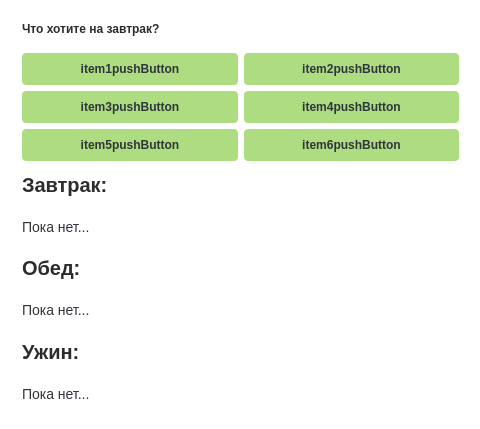
<?xml version="1.0" encoding="UTF-8"?>
<ui version="4.0">
 <class>MainWindow</class>
 <widget class="QMainWindow" name="MainWindow">
  <property name="geometry">
   <rect>
    <x>0</x>
    <y>0</y>
    <width>480</width>
    <height>429</height>
   </rect>
  </property>
  <property name="minimumSize">
   <size>
    <width>480</width>
    <height>429</height>
   </size>
  </property>
  <property name="maximumSize">
   <size>
    <width>480</width>
    <height>429</height>
   </size>
  </property>
  <property name="windowTitle">
   <string>Умное меню - составить меню</string>
  </property>
  <property name="windowIcon">
   <iconset>
    <normaloff>../img/catCook.png</normaloff>../img/catCook.png</iconset>
  </property>
  <property name="styleSheet">
   <string notr="true">background-color: rgb(255, 255, 255);

font: 8pt &quot;STXihei&quot;;</string>
  </property>
  <widget class="QWidget" name="centralwidget">
   <widget class="QWidget" name="verticalLayoutWidget">
    <property name="geometry">
     <rect>
      <x>0</x>
      <y>0</y>
      <width>481</width>
      <height>433</height>
     </rect>
    </property>
    <layout class="QVBoxLayout" name="verticalLayout">
     <property name="leftMargin">
      <number>22</number>
     </property>
     <property name="topMargin">
      <number>11</number>
     </property>
     <property name="rightMargin">
      <number>22</number>
     </property>
     <property name="bottomMargin">
      <number>22</number>
     </property>
     <item>
      <layout class="QVBoxLayout" name="verticalLayout_2">
       <property name="leftMargin">
        <number>0</number>
       </property>
       <property name="bottomMargin">
        <number>0</number>
       </property>
       <item>
        <layout class="QHBoxLayout" name="headerProdHorizontalLayout">
         <item>
          <widget class="QLabel" name="chooseMenuHeaderLabel">
           <property name="enabled">
            <bool>true</bool>
           </property>
           <property name="minimumSize">
            <size>
             <width>0</width>
             <height>36</height>
            </size>
           </property>
           <property name="maximumSize">
            <size>
             <width>16777215</width>
             <height>36</height>
            </size>
           </property>
           <property name="styleSheet">
            <string notr="true">background-color: none;
color: #2d2c2c;
border:none;

width: 435px;
height: 24px;

font: 16pt &quot;Extra Bold&quot;;

font-weight: 800;
text-align: left;
vertical-align: top</string>
           </property>
           <property name="text">
            <string>Что хотите на завтрак?</string>
           </property>
          </widget>
         </item>
        </layout>
       </item>
       <item>
        <layout class="QGridLayout" name="itemsGridLayout">
         <item row="2" column="0">
          <widget class="QPushButton" name="item3pushButton">
           <property name="styleSheet">
            <string notr="true">QPushButton{
height:32px;
width:auto;

color: #30353B;
background: #ADDC81;

text-align:center;
vertical-align:center;
font-size:12px;
line-height:auto;
font-weight: bold;

border-radius:4%;
border: 2 px solid #ADFF81;
}

QPushButton:hover {
background: #AAAA81;
}

QPushButton:pressed{
background: #AAAAFF;
}

</string>
           </property>
           <property name="text">
            <string>item3pushButton</string>
           </property>
          </widget>
         </item>
         <item row="3" column="0">
          <widget class="QPushButton" name="item5pushButton">
           <property name="styleSheet">
            <string notr="true">QPushButton{
height:32px;
width:auto;

color: #30353B;
background: #ADDC81;

text-align:center;
vertical-align:center;
font-size:12px;
line-height:auto;
font-weight: bold;

border-radius:4%;
border: 2 px solid #ADFF81;
}

QPushButton:hover {
background: #AAAA81;
}

QPushButton:pressed{
background: #AAAAFF;
}

</string>
           </property>
           <property name="text">
            <string>item5pushButton</string>
           </property>
          </widget>
         </item>
         <item row="1" column="0">
          <widget class="QPushButton" name="item1pushButton">
           <property name="styleSheet">
            <string notr="true">QPushButton{
height:32px;
width:auto;

color: #30353B;
background: #ADDC81;

text-align:center;
vertical-align:center;
font-size:12px;
line-height:auto;
font-weight: bold;

border-radius:4%;
border: 2 px solid #ADFF81;
}

QPushButton:hover {
background: #AAAA81;
}

QPushButton:pressed{
background: #AAAAFF;
}

</string>
           </property>
           <property name="text">
            <string>item1pushButton</string>
           </property>
          </widget>
         </item>
         <item row="2" column="1">
          <widget class="QPushButton" name="item4pushButton">
           <property name="styleSheet">
            <string notr="true">QPushButton{
height:32px;
width:auto;

color: #30353B;
background: #ADDC81;

text-align:center;
vertical-align:center;
font-size:12px;
line-height:auto;
font-weight: bold;

border-radius:4%;
border: 2 px solid #ADFF81;
}

QPushButton:hover {
background: #AAAA81;
}

QPushButton:pressed{
background: #AAAAFF;
}

</string>
           </property>
           <property name="text">
            <string>item4pushButton</string>
           </property>
          </widget>
         </item>
         <item row="3" column="1">
          <widget class="QPushButton" name="item6pushButton">
           <property name="styleSheet">
            <string notr="true">QPushButton{
height:32px;
width:auto;

color: #30353B;
background: #ADDC81;

text-align:center;
vertical-align:center;
font-size:12px;
line-height:auto;
font-weight: bold;

border-radius:4%;
border: 2 px solid #ADFF81;
}

QPushButton:hover {
background: #AAAA81;
}

QPushButton:pressed{
background: #AAAAFF;
}

</string>
           </property>
           <property name="text">
            <string>item6pushButton</string>
           </property>
          </widget>
         </item>
         <item row="1" column="1">
          <widget class="QPushButton" name="item2pushButton">
           <property name="styleSheet">
            <string notr="true">QPushButton{
height:32px;
width:auto;

color: #30353B;
background: #ADDC81;

text-align:center;
vertical-align:center;
font-size:12px;
line-height:auto;
font-weight: bold;

border-radius:4%;
border: 2 px solid #ADFF81;
}

QPushButton:hover {
background: #AAAA81;
}

QPushButton:pressed{
background: #AAAAFF;
}

</string>
           </property>
           <property name="text">
            <string>item2pushButton</string>
           </property>
          </widget>
         </item>
        </layout>
       </item>
       <item>
        <layout class="QVBoxLayout" name="breakfastVerticalLayout">
         <item>
          <widget class="QLabel" name="breakfastHeaderLabel">
           <property name="minimumSize">
            <size>
             <width>0</width>
             <height>36</height>
            </size>
           </property>
           <property name="maximumSize">
            <size>
             <width>16777215</width>
             <height>36</height>
            </size>
           </property>
           <property name="styleSheet">
            <string notr="true">background-color: none;
color: #2d2c2c;
border:none;

width: 435px;
height: 24px;

font-size: 20px;
font-family: Inter, &quot;Extra Bold&quot;;
font-weight: 800;
text-align: left;
vertical-align: top</string>
           </property>
           <property name="text">
            <string>Завтрак:</string>
           </property>
          </widget>
         </item>
         <item>
          <widget class="QLabel" name="breakfastLabel">
           <property name="styleSheet">
            <string notr="true">color:#30353b;
text-align:left;
vertical-align:text-top;
font-size:14px;
line-height:auto;
border-style:hidden;
outline:none;
width:435px;</string>
           </property>
           <property name="text">
            <string>Пока нет...</string>
           </property>
          </widget>
         </item>
        </layout>
       </item>
       <item>
        <layout class="QVBoxLayout" name="lunchVerticalLayout">
         <item>
          <widget class="QLabel" name="lunchHeaderLabel">
           <property name="minimumSize">
            <size>
             <width>0</width>
             <height>36</height>
            </size>
           </property>
           <property name="maximumSize">
            <size>
             <width>16777215</width>
             <height>36</height>
            </size>
           </property>
           <property name="styleSheet">
            <string notr="true">  width: 435px;
  height: 24px;
  color: #2d2c2c;
  font-size: 20px;
  font-family: Inter, &quot;Extra Bold&quot;;
  font-weight: 800;
  text-align: left;
  vertical-align: top</string>
           </property>
           <property name="text">
            <string>Обед:</string>
           </property>
          </widget>
         </item>
         <item>
          <widget class="QLabel" name="lunchLabel">
           <property name="styleSheet">
            <string notr="true">color:#30353b;
text-align:left;
vertical-align:text-top;
font-size:14px;
line-height:auto;
border-style:hidden;
outline:none;
width:435px;</string>
           </property>
           <property name="text">
            <string>Пока нет...</string>
           </property>
          </widget>
         </item>
        </layout>
       </item>
       <item>
        <layout class="QVBoxLayout" name="dinerDerticalLayout">
         <item>
          <widget class="QLabel" name="dinerHeaderLabel">
           <property name="minimumSize">
            <size>
             <width>0</width>
             <height>36</height>
            </size>
           </property>
           <property name="maximumSize">
            <size>
             <width>16777215</width>
             <height>36</height>
            </size>
           </property>
           <property name="styleSheet">
            <string notr="true">  width: 435px;
  height: 24px;
  color: #2d2c2c;
  font-size: 20px;
  font-family: Inter, &quot;Extra Bold&quot;;
  font-weight: 800;
  text-align: left;
  vertical-align: top</string>
           </property>
           <property name="text">
            <string>Ужин:</string>
           </property>
          </widget>
         </item>
         <item>
          <widget class="QLabel" name="dinerLabel">
           <property name="styleSheet">
            <string notr="true">color:#30353b;
text-align:left;
vertical-align:text-top;
font-size:14px;
line-height:auto;
border-style:hidden;
outline:none;
width:435px;</string>
           </property>
           <property name="text">
            <string>Пока нет...</string>
           </property>
          </widget>
         </item>
        </layout>
       </item>
      </layout>
     </item>
    </layout>
   </widget>
  </widget>
 </widget>
 <resources/>
 <connections/>
</ui>
